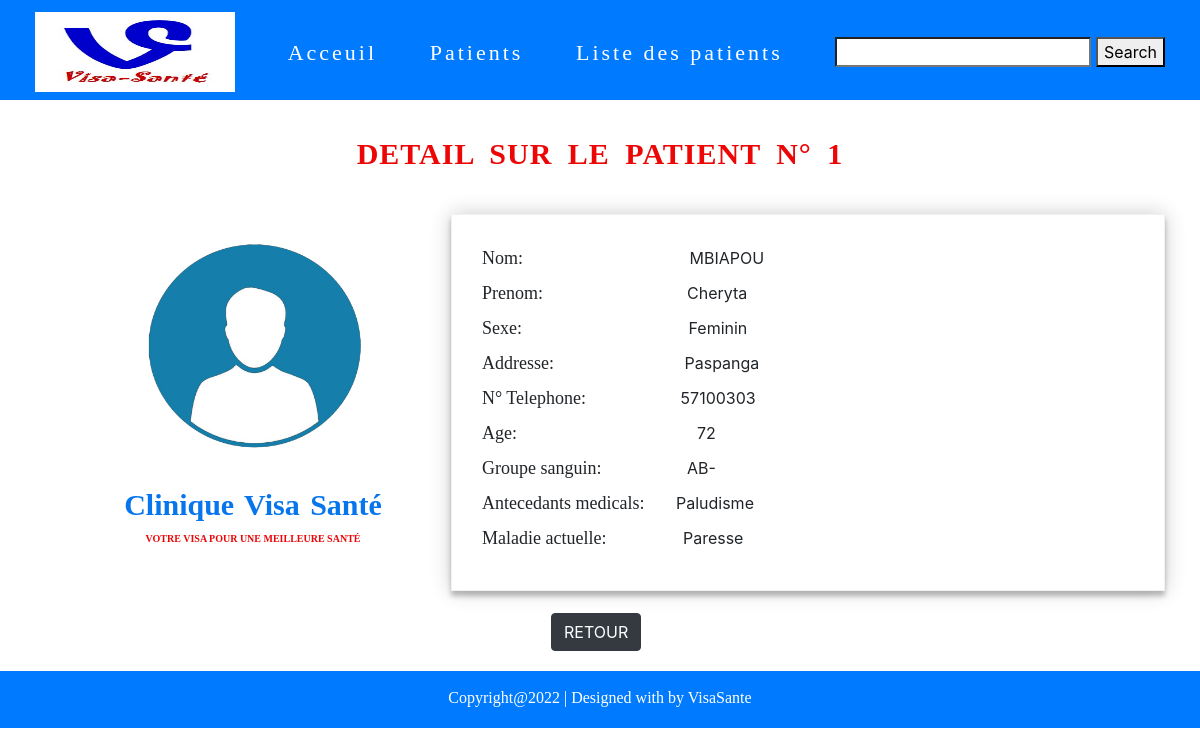
Screenshot of /detail.php?id=1 with the database file from the repository.
### tables this page shows
CREATE TABLE IF NOT EXISTS `patient` (
  `id` int(11) NOT NULL AUTO_INCREMENT,
  `nom` varchar(254) DEFAULT NULL,
  `prenom` varchar(254) DEFAULT NULL,
  `genre` varchar(254) DEFAULT NULL,
  `addresse` varchar(254) DEFAULT NULL,
  `telephone` int(11) DEFAULT NULL,
  `age` int(11) DEFAULT NULL,
  `g_sanguin` varchar(254) DEFAULT NULL,
  `antecedant` varchar(254) DEFAULT NULL,
  `m_actuelle` varchar(254) DEFAULT NULL,
  PRIMARY KEY (`id`)
);

### class/PatientController.class.php (called while the page is built, shortened)
<?php
class PatientController
{
  private $_db;
   public function __construct($db)
   {
       $this->_db=$db;
   }
   public function get($id)
   {
     $sql=$this->_db->query("SELECT * FROM patient WHERE id=".$id);
     $row=$sql->fetch();
     $p=new Patient($row);
     return $p;
   }
}

### class/patient.class.php (called while the page is built, shortened)
<?php
class Patient
{
  private $nom;
  private $prenom;
  private $genre;
  private $addresse;
  private $telephone;
  private $age;
  private $g_sanguin;
  private $antecedant;
  private $m_actuelle;
  public function __construct(array $donnee){
    foreach ($donnee as $key => $value) {
        $methode='set'.ucfirst($key);
    }
  }
    public function getNom()
    {
        return $this->nom;
    }
    public function getPrenom()
    {
        return $this->prenom;
    }
    public function getGenre()
    {
        return $this->genre;
    }
    public function getTelephone()
    {
        return $this->telephone;
    }
    public function getAddresse()
    {
        return $this->addresse;
    }
    public function getAge()
    {
        return $this->age;
    }
    public function getG_sanguin()
    {
        return $this->g_sanguin;
    }
    public function getAntecedant()
    {
        return $this->antecedant;
    }
    public function getM_actuelle()
    {
        return $this->m_actuelle;
    }
    public function setNom($nom)
    {
        $this->nom = $nom;
    }
    public function setPrenom($prenom)
    {
        $this->prenom = $prenom;
    }
    public function setGenre($genre)
    {
        $this->genre = $genre;
    }
    public function setAddresse($addresse)
    {
        $this->addresse = $addresse;
    }
    public function setTelephone($telephone)
    {
        $this->telephone = $telephone;
    }
    public function setAge($age)
    {
        $this->age = $age;
    }
    public function setG_sanguin($g_sanguin)
    {
        $this->g_sanguin = $g_sanguin;
    }
    public function setAntecedant($antecedant)
    {
        $this->antecedant = $antecedant;
    }
    public function setM_actuelle($m_actuelle)
    {
        $this->m_actuelle = $m_actuelle;
    }
}

### detail.php (the view, shortened to what this page needs)
<?php
$bd=bd();
$patient_ctrl =new PatientController($bd);
if(isset($_GET['id']))
{
    $id=$_GET['id'];
    $valuer=$patient_ctrl->get((int)$id);
}
?>
<!DOCTYPE html>
<html lang="fr">
    <head>
        <link rel="stylesheet" type="text/css" href="css/bootstrap.min.css">
        <link rel="stylesheet" href="css/style.css">
    </head>
    <body>
        <?php
            include 'menu.php'
        ?>
        <div class="texte3">
            <h1>Detail sur le patient N° <?= $id ?>  </h1>
        </div>
        <div class="acceuil">
            <div class="containers">
                <img src="./pictures/user.png" alt="">
                <div class="atext1">
                    <h1>Clinique Visa Santé</h1>
                    <p>Votre visa pour une meilleure santé</p>
                </div>
            </div>
            <div class="container">
                <form action="insertion.php" method="POST">
                    <label for="">Nom:</label> &nbsp; &nbsp; &nbsp; &nbsp; &nbsp; &nbsp; &nbsp; &nbsp; &nbsp; &nbsp; &nbsp; &nbsp; &nbsp;&nbsp; &nbsp; &nbsp;&nbsp; &nbsp; &nbsp;
                     <span> <?= $valuer->getNom()?> </span> <br>
                    <label for="">Prenom:</label> &nbsp; &nbsp; &nbsp; &nbsp; &nbsp; &nbsp; &nbsp; &nbsp;&nbsp; &nbsp; &nbsp;&nbsp; &nbsp; &nbsp;&nbsp; &nbsp; &nbsp;
                     <span><?= $valuer->getPrenom()?></span> <br>
                    <label for="">Sexe:</label> &nbsp; &nbsp; &nbsp; &nbsp; &nbsp; &nbsp; &nbsp; &nbsp; &nbsp; &nbsp; &nbsp; &nbsp; &nbsp;&nbsp; &nbsp; &nbsp;&nbsp; &nbsp; &nbsp;
                     <span> <?= $valuer->getGenre()?> </span>  <br>
                    <label for="">Addresse:</label> &nbsp; &nbsp; &nbsp; &nbsp; &nbsp; &nbsp; &nbsp; &nbsp; &nbsp;&nbsp; &nbsp; &nbsp;&nbsp; &nbsp; &nbsp;
                     <span> <?= $valuer->getAddresse()?> </span>  <br>
                    <label for="">N° Telephone:</label> &nbsp; &nbsp; &nbsp; &nbsp; &nbsp;&nbsp; &nbsp; &nbsp;&nbsp; &nbsp; &nbsp;
                     <span> <?= $valuer->getTelephone()?> </span>  <br>
                    <label for="">Age:</label> &nbsp;&nbsp; &nbsp;&nbsp; &nbsp;&nbsp; &nbsp;&nbsp; &nbsp;&nbsp; &nbsp;&nbsp; &nbsp;&nbsp; &nbsp; &nbsp; &nbsp; &nbsp;&nbsp; &nbsp; &nbsp;&nbsp; &nbsp; &nbsp;
                     <span> <?= $valuer->getAge()?> </span>  <br>
                    <label for="">Groupe sanguin:</label >&nbsp; &nbsp; &nbsp;&nbsp; &nbsp; &nbsp;&nbsp; &nbsp; &nbsp;&nbsp; &nbsp;
                     <span> <?= $valuer->getG_sanguin()?> </span>  <br>
                    <label for="">Antecedants medicals:</label> &nbsp; &nbsp; &nbsp;
                     <span> <?= $valuer->getAntecedant()?> </span>  <br>
                    <label for="">Maladie actuelle:</label> &nbsp; &nbsp; &nbsp;&nbsp; &nbsp; &nbsp;&nbsp; &nbsp; &nbsp;
                     <span> <?= $valuer->getM_actuelle()?> </span>  <br>
                </form>
                <div class="bouton">
                    <div class='bouton1'>
                        <a type="button" class="btn btn-dark" href="liste.php"> RETOUR</a>
                    </div>
                </div>
            </div>
        </div>
        <?php
            include 'footer.php'
         ?>
    </body>
</html>

### css/style.css (style rules this page uses)
.acceuil { display: flex; margin: 10px 20px 20px 100px; }
.container { width:500px; margin:0 auto; margin-top:3%; }
.containers { width:450px; margin:0 auto; margin-top:5%; margin-right: 30px; }
.containers img { width: 280px; height: 220px; padding : 0px 10px 0px 40px; border-radius: 50%; }
.atext1 h1 { color: #0775eb; font-size: 30px; font-weight: bold; font-family: 'Comic sans MS'; text-align: center; margin-top: 10%; word-spacing: 3px; }
.atext1 p { color: rgb(236, 6, 6); text-transform: uppercase; font-size: 10px; font-weight: bold; font-family: 'Eras ITC'; text-align: center; }
form { padding: 30px; border: 1px solid #f1f1f1; background: #fff; box-shadow: 0 0 20px 0 rgba(0, 0, 0, 0.2), 0 5px 5px 0 rgba(0, 0, 0, 0.24); }
label { font-size: 18px; font-family: 'Trebuchet MS'; }
.texte3 h1 { text-align: center; font-family: 'Century Gothic'; text-transform: uppercase; font-size: 30px; font-weight: bold; color: rgb(236, 6, 6); word-spacing: 7px; letter-spacing: 1px; margin-top: 3%; }
.bouton { display: flex; justify-content: space-between; margin-top: 3%; margin-left: 100px; margin-right: 100px; }

### rows the page displays
patient: id "1", nom "MBIAPOU", prenom "Cheryta", genre "Feminin", addresse "Paspanga", telephone "57100303", age "72", g_sanguin "AB-", antecedant "Paludisme", m_actuelle "Paresse"
